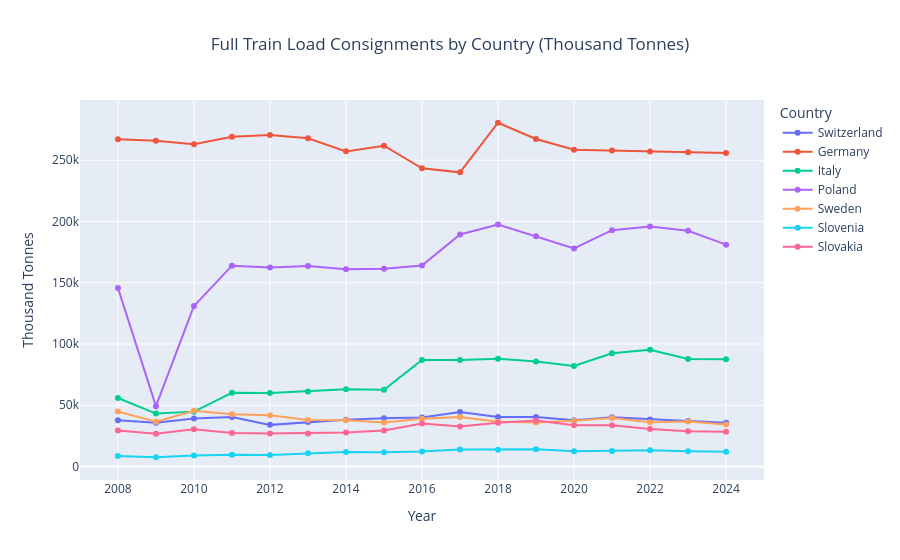

Notebook cell for this chart:
### Code cell
# --- Plot 1: Full Train Load ---
fig1 = px.line(
    df_plot,
    x='Year',
    y='Full_Train',
    color='Country_Name',
    markers=True,
    title='Full Train Load Consignments by Country (Thousand Tonnes)',
    labels={'Full_Train': 'Thousand Tonnes', 'Country_Name': 'Country'}
)
fig1.update_layout(title_x=0.5, legend_title_text='Country', hovermode='x unified')
fig1.show()

### Figure 1 — Plotly figure (JSON) as saved in the notebook; plotly's stock layout.template omitted (floating-point values rounded to 4 significant figures)
{"data": [{"hovertemplate": "Country=Switzerland<br>Year=%{x}<br>Thousand Tonnes=%{y}<extra></extra>", "legendgroup": "Switzerland", "line": {"color": "#636efa", "dash": "solid"}, "marker": {"symbol": "circle"}, "mode": "lines+markers", "name": "Switzerland", "orientation": "v", "showlegend": true, "type": "scatter", "x": [2008, 2009, 2010, 2011, 2012, 2013, 2014, 2015, 2016, 2017, 2018, 2019, 2020, 2021, 2022, 2023, 2024], "xaxis": "x", "y": [37705, 35765, 39125, 40349, 34013, 36401, 38197, 39475, 40040, 44459, 40377, 40423, 37688, 40139, 38424, 37159, 35838], "yaxis": "y"}, {"hovertemplate": "Country=Germany<br>Year=%{x}<br>Thousand Tonnes=%{y}<extra></extra>", "legendgroup": "Germany", "line": {"color": "#EF553B", "dash": "solid"}, "marker": {"symbol": "circle"}, "mode": "lines+markers", "name": "Germany", "orientation": "v", "showlegend": true, "type": "scatter", "x": [2008, 2009, 2010, 2011, 2012, 2013, 2014, 2015, 2016, 2017, 2018, 2019, 2020, 2021, 2022, 2023, 2024], "xaxis": "x", "y": [267134, 265900.0, 262955, 269220, 270644, 267938, 257216, 261800.0, 243435, 240100, 280570, 267322, 258500.0, 257800.0, 257200.0, 256500.0, 255800.0], "yaxis": "y"}, {"hovertemplate": "Country=Italy<br>Year=%{x}<br>Thousand Tonnes=%{y}<extra></extra>", "legendgroup": "Italy", "line": {"color": "#00cc96", "dash": "solid"}, "marker": {"symbol": "circle"}, "mode": "lines+markers", "name": "Italy", "orientation": "v", "showlegend": true, "type": "scatter", "x": [2008, 2009, 2010, 2011, 2012, 2013, 2014, 2015, 2016, 2017, 2018, 2019, 2020, 2021, 2022, 2023, 2024], "xaxis": "x", "y": [55967, 43207, 44818, 60186, 59948, 61267, 62993, 62648, 86911, 86889, 87962, 85671, 82039, 92432, 95384, 87827, 87461], "yaxis": "y"}, {"hovertemplate": "Country=Poland<br>Year=%{x}<br>Thousand Tonnes=%{y}<extra></extra>", "legendgroup": "Poland", "line": {"color": "#ab63fa", "dash": "solid"}, "marker": {"symbol": "circle"}, "mode": "lines+markers", "name": "Poland", "orientation": "v", "showlegend": true, "type": "scatter", "x": [2008, 2009, 2010, 2011, 2012, 2013, 2014, 2015, 2016, 2017, 2018, 2019, 2020, 2021, 2022, 2023, 2024], "xaxis": "x", "y": [145750, 49290, 131064, 163944, 162465, 163724, 161028, 161412, 164081, 189358, 197481, 187956, 177979, 192914, 195859, 192470, 181102], "yaxis": "y"}, {"hovertemplate": "Country=Sweden<br>Year=%{x}<br>Thousand Tonnes=%{y}<extra></extra>", "legendgroup": "Sweden", "line": {"color": "#FFA15A", "dash": "solid"}, "marker": {"symbol": "circle"}, "mode": "lines+markers", "name": "Sweden", "orientation": "v", "showlegend": true, "type": "scatter", "x": [2008, 2009, 2010, 2011, 2012, 2013, 2014, 2015, 2016, 2017, 2018, 2019, 2020, 2021, 2022, 2023, 2024], "xaxis": "x", "y": [44866, 36606, 45453, 42593, 41885, 38082, 37687, 35929, 39060, 40525, 36502, 35862, 37318, 39624, 36190.0, 36693, 34408], "yaxis": "y"}, {"hovertemplate": "Country=Slovenia<br>Year=%{x}<br>Thousand Tonnes=%{y}<extra></extra>", "legendgroup": "Slovenia", "line": {"color": "#19d3f3", "dash": "solid"}, "marker": {"symbol": "circle"}, "mode": "lines+markers", "name": "Slovenia", "orientation": "v", "showlegend": true, "type": "scatter", "x": [2008, 2009, 2010, 2011, 2012, 2013, 2014, 2015, 2016, 2017, 2018, 2019, 2020, 2021, 2022, 2023, 2024], "xaxis": "x", "y": [8629, 7584, 9072, 9722, 9331, 10815, 11952, 11647, 12185, 13908, 13719, 14094, 12542, 12690, 13327, 12518, 12064], "yaxis": "y"}, {"hovertemplate": "Country=Slovakia<br>Year=%{x}<br>Thousand Tonnes=%{y}<extra></extra>", "legendgroup": "Slovakia", "line": {"color": "#FF6692", "dash": "solid"}, "marker": {"symbol": "circle"}, "mode": "lines+markers", "name": "Slovakia", "orientation": "v", "showlegend": true, "type": "scatter", "x": [2008, 2009, 2010, 2011, 2012, 2013, 2014, 2015, 2016, 2017, 2018, 2019, 2020, 2021, 2022, 2023, 2024], "xaxis": "x", "y": [29516, 26695, 30405, 27312, 26931, 27049, 27758, 29388, 35035, 32628, 35686, 37636, 33761, 33617, 30698, 28842, 28468], "yaxis": "y"}], "layout": {"hovermode": "x unified", "legend": {"title": {"text": "Country"}, "tracegroupgap": 0}, "title": {"text": "Full Train Load Consignments by Country (Thousand Tonnes)", "x": 0.5}, "xaxis": {"anchor": "y", "domain": [0, 1], "title": {"text": "Year"}}, "yaxis": {"anchor": "x", "domain": [0, 1], "title": {"text": "Thousand Tonnes"}}}}
